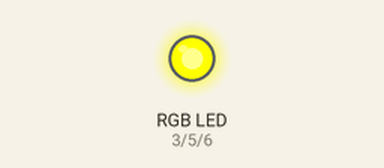
Recording of a sketch running on a simulated Arduino Uno, built with avr-gcc and run on an emulated ATmega328P. Shown: an RGB LED mixed from three pins (HIGH = lit).

Above: at 0.5 s.
At 1.2 s:
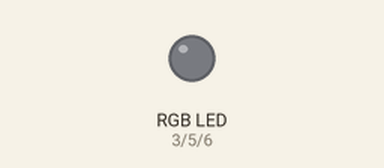
At 2.0 s:
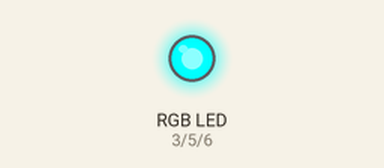
At 3.5 s:
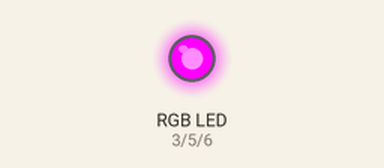
Timing chart, 0 to 5.9 s (numbered marks = the images above):
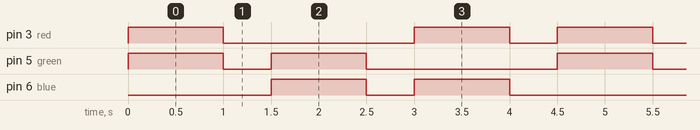

Measured:
- by itself, pin 3 (red): repeats every 4.5 s: LOW 2.0 s, HIGH 1.0 s, LOW 0.50 s, HIGH 1.0 s
- by itself, pin 5 (green), pin 6 (blue): repeats every 4.5 s: LOW 0.50 s, HIGH 1.0 s, LOW 2.0 s, HIGH 1.0 s
- by itself, everything shown: repeats every 4.5 s, in 6 steps

The sketch:

rgb_led.ino
```cpp
int red=3;
int green =5;
int blue =6;
void setup()
{
 pinMode(red,OUTPUT);
 pinMode(green,OUTPUT);
 pinMode(blue,OUTPUT);

}

void loop()
{
 analogWrite(red,255);
 analogWrite(green,255);
 analogWrite(blue,0);
 delay(1000);
 analogWrite(red,0);
 analogWrite(green,0);
 analogWrite(blue,0);
 delay(500);
 analogWrite(red,0);
 analogWrite(green,255);
 analogWrite(blue,255);
 delay(1000);
 analogWrite(red,0);
 analogWrite(green,0);
 analogWrite(blue,0);
 delay(500);
 analogWrite(red,255);
 analogWrite(green,0);
 analogWrite(blue,255);
 delay(1000);
 analogWrite(red,0);
 analogWrite(green,0);
 analogWrite(blue,0);
 delay(500);


}
```
